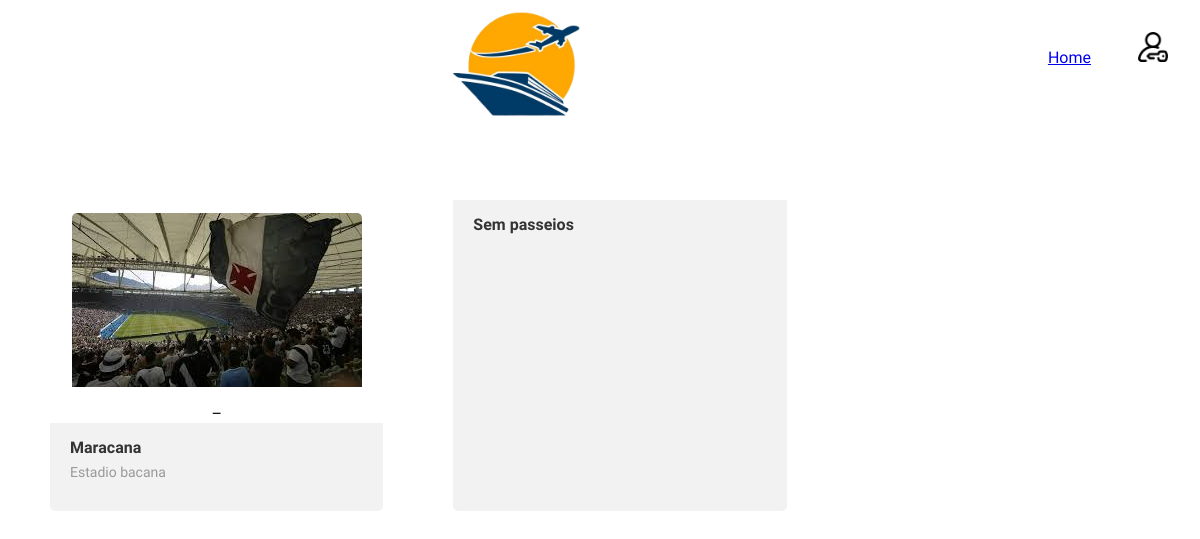
Page /Maracana on the committed database.
### tables this page shows
CREATE TABLE pontos_turisticos(
    id INTEGER NOT NULL PRIMARY KEY AUTOINCREMENT,
    name TEXT NOT NULL,
    descricao TEXT NOT NULL,
    lugar TEXT NOT NULL,
    imagem TEXT NOT NULL,
    like INTEGER,
    dislike INTEGER
);

### index.py (the view)
@app.route('/<name>', methods = ['POST', 'GET'])
def ponto(name):
    ponto = Model(tabela='pontos_turisticos')
    pt = ponto.get(name=name)
    passeio = Model(tabela='passeios')
    dados = passeio.get(ponto=name)
    return render_template('ponto.html', len=len(dados), dados=dados, pontos= pt, vLogin=vLogin, usr= usr, usrList=usrList)

### models/models.py (called while the page is built)
    def get(self, **kwargs):
        connection = sqlite3.connect('database.db')
        cursor = connection.cursor()
        for item in kwargs.keys():
            cursor.execute('''SELECT * FROM {} WHERE {}=?'''.format(self.tabela, item), [kwargs[item]])
            rows = cursor.fetchall()
            return rows

### templates/ponto.html (shortened to what this page needs)
<!DOCTYPE html>
<head>
    <link rel="stylesheet" href="{{ url_for('static', filename='css/index.css') }}">
</head>
<body>
    <header>
        <img src="{{ url_for('static', filename='img/logo.png') }}" alt='PausaDramatica' id="logo"></img>
        <a href='/index'><p>Home</p></a>
        {%if vLogin == 0%}
        <a href="/login"><img src="{{ url_for('static', filename='img/login1.png') }}" alt='Login' id="login"></img></a>
            {%endif%}
    </header>
    <div class="main-container">
        <ul>
            <li>
                <pre><img src="{{ url_for('static', filename='img/') }}{{pontos[0][4]}} "></pre> –
                {%if pontos%}
                <footer>
                  <strong>{{pontos[0][1]}}</strong>
                    <p>{{pontos[0][2]}}</p></form>
                </footer>
                {%endif%}
            </li>
            {%if len == 0%}
            <li>
                <footer>
                    <strong>Sem passeios</strong>
                </footer>
            </li>
            {%endif%}
        </ul>
    </div>
</body>
</html>

### static/css/index.css (style rules this page uses)
#logo { width: 200px; height: 200px; display: flex; margin-left: auto; margin-right: auto; margin-top:-2%; }
body { font-family: 'Carme', sans-serif; }
header { display: flex; flex-direction: row; }
header a { padding: 2%; }
header a #login { height: 30px; }
.main-container { max-width: 1180px; margin: 0 auto; padding: 50px 0; text-align: center; margin-top: -50px; }
.main-container ul { list-style: none; display: grid; grid-template-columns: repeat(3, 1fr); grid-gap: 70px; }
.main-container ul li { display: flex; flex-direction: column; }
.main-container ul li img { max-width: 100%; border-radius: 5px 5px 0 0; }
.main-container ul li footer { flex: 1; background: rgba(0, 0, 0, 0.05); padding: 15px 20px; text-align: left; border-radius: 0 0 5px 5px; }
.main-container ul li footer strong { font-size: 16px; color: #333; }
.main-container ul li footer p { font-size: 14px; line-height: 20px; color: #999; margin-top: 5px; font-family: 'Carme', sans-serif; }

### rows in the picture
pontos_turisticos: imagem (picture), name "Maracana", descricao "Estadio bacana"
